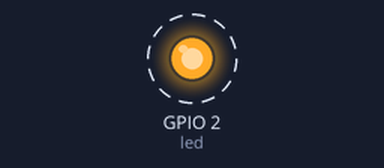
This sketch was run on a simulated ESP32. On the bench: output pins drawn as LEDs (lit = HIGH). Dashed ring = blinking. What the sketch prints to the serial monitor is not drawn.

Above: at 0.1 s.
Timing chart, 0 to 3.0 s (numbered marks = the images above):
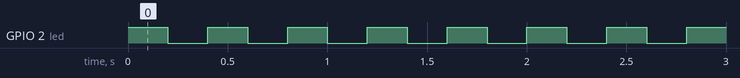

Measured:
- by itself, GPIO 2 (led): alternates HIGH for 0.20 s and LOW for 0.20 s

The sketch:

ESP32_Program_01_LED_Blink.ino
```cpp
int led = 2;
void setup() {
  pinMode(led, OUTPUT);
  Serial.begin(115200);
}

void loop() {
  digitalWrite(led, HIGH);
  Serial.print("Welcome to IoT Development...");
  delay(200);

  digitalWrite(led, LOW);
  Serial.println("with ESP32");
  delay(200);
}
```
